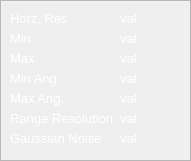
    <widget class="QFrame" name="ultrasound_frame">
     <property name="geometry">
      <rect>
       <x>560</x>
       <y>170</y>
       <width>191</width>
       <height>161</height>
      </rect>
     </property>
     <property name="frameShape">
      <enum>QFrame::StyledPanel</enum>
     </property>
     <property name="frameShadow">
      <enum>QFrame::Raised</enum>
     </property>
     <widget class="QLabel" name="label_39">
      <property name="geometry">
       <rect>
        <x>10</x>
        <y>10</y>
        <width>71</width>
        <height>17</height>
       </rect>
      </property>
      <property name="font">
       <font>
        <pointsize>10</pointsize>
       </font>
      </property>
      <property name="styleSheet">
       <string notr="true">color: rgb(255, 255, 255);</string>
      </property>
      <property name="text">
       <string>Horz. Res</string>
      </property>
     </widget>
     <widget class="QLabel" name="label_40">
      <property name="geometry">
       <rect>
        <x>10</x>
        <y>70</y>
        <width>71</width>
        <height>17</height>
       </rect>
      </property>
      <property name="font">
       <font>
        <pointsize>10</pointsize>
       </font>
      </property>
      <property name="styleSheet">
       <string notr="true">color: rgb(255, 255, 255);</string>
      </property>
      <property name="text">
       <string>Min Ang.</string>
      </property>
     </widget>
     <widget class="QLabel" name="label_41">
      <property name="geometry">
       <rect>
        <x>10</x>
        <y>90</y>
        <width>71</width>
        <height>17</height>
       </rect>
      </property>
      <property name="font">
       <font>
        <pointsize>10</pointsize>
       </font>
      </property>
      <property name="styleSheet">
       <string notr="true">color: rgb(255, 255, 255);</string>
      </property>
      <property name="text">
       <string>Max Ang.</string>
      </property>
     </widget>
     <widget class="QLabel" name="label_42">
      <property name="geometry">
       <rect>
        <x>10</x>
        <y>50</y>
        <width>71</width>
        <height>17</height>
       </rect>
      </property>
      <property name="font">
       <font>
        <pointsize>10</pointsize>
       </font>
      </property>
      <property name="styleSheet">
       <string notr="true">color: rgb(255, 255, 255);</string>
      </property>
      <property name="text">
       <string>Max</string>
      </property>
     </widget>
     <widget class="QLabel" name="label_43">
      <property name="geometry">
       <rect>
        <x>10</x>
        <y>30</y>
        <width>71</width>
        <height>17</height>
       </rect>
      </property>
      <property name="font">
       <font>
        <pointsize>10</pointsize>
       </font>
      </property>
      <property name="styleSheet">
       <string notr="true">color: rgb(255, 255, 255);</string>
      </property>
      <property name="text">
       <string>Min</string>
      </property>
     </widget>
     <widget class="QLabel" name="label_44">
      <property name="geometry">
       <rect>
        <x>10</x>
        <y>110</y>
        <width>131</width>
        <height>17</height>
       </rect>
      </property>
      <property name="font">
       <font>
        <pointsize>10</pointsize>
       </font>
      </property>
      <property name="styleSheet">
       <string notr="true">color: rgb(255, 255, 255);</string>
      </property>
      <property name="text">
       <string>Range Resolution</string>
      </property>
     </widget>
     <widget class="QLabel" name="sonar_range_res">
      <property name="geometry">
       <rect>
        <x>120</x>
        <y>110</y>
        <width>60</width>
        <height>17</height>
       </rect>
      </property>
      <property name="font">
       <font>
        <pointsize>10</pointsize>
       </font>
      </property>
      <property name="styleSheet">
       <string notr="true">color: rgb(255, 255, 255);</string>
      </property>
      <property name="text">
       <string>val</string>
      </property>
     </widget>
     <widget class="QLabel" name="sonar_max_angle">
      <property name="geometry">
       <rect>
        <x>120</x>
        <y>90</y>
        <width>60</width>
        <height>17</height>
       </rect>
      </property>
      <property name="font">
       <font>
        <pointsize>10</pointsize>
       </font>
      </property>
      <property name="styleSheet">
       <string notr="true">color: rgb(255, 255, 255);</string>
      </property>
      <property name="text">
       <string>val</string>
      </property>
     </widget>
     <widget class="QLabel" name="sonar_min_angle">
      <property name="geometry">
       <rect>
        <x>120</x>
        <y>70</y>
        <width>60</width>
        <height>17</height>
       </rect>
      </property>
      <property name="font">
       <font>
        <pointsize>10</pointsize>
       </font>
      </property>
      <property name="styleSheet">
       <string notr="true">color: rgb(255, 255, 255);</string>
      </property>
      <property name="text">
       <string>val</string>
      </property>
     </widget>
     <widget class="QLabel" name="sonar_max">
      <property name="geometry">
       <rect>
        <x>120</x>
        <y>50</y>
        <width>60</width>
        <height>17</height>
       </rect>
      </property>
      <property name="font">
       <font>
        <pointsize>10</pointsize>
       </font>
      </property>
      <property name="styleSheet">
       <string notr="true">color: rgb(255, 255, 255);</string>
      </property>
      <property name="text">
       <string>val</string>
      </property>
     </widget>
     <widget class="QLabel" name="sonar_min">
      <property name="geometry">
       <rect>
        <x>120</x>
        <y>30</y>
        <width>60</width>
        <height>17</height>
       </rect>
      </property>
      <property name="font">
       <font>
        <pointsize>10</pointsize>
       </font>
      </property>
      <property name="styleSheet">
       <string notr="true">color: rgb(255, 255, 255);</string>
      </property>
      <property name="text">
       <string>val</string>
      </property>
     </widget>
     <widget class="QLabel" name="sonar_horz_res">
      <property name="geometry">
       <rect>
        <x>120</x>
        <y>10</y>
        <width>60</width>
        <height>17</height>
       </rect>
      </property>
      <property name="font">
       <font>
        <pointsize>10</pointsize>
       </font>
      </property>
      <property name="styleSheet">
       <string notr="true">color: rgb(255, 255, 255);</string>
      </property>
      <property name="text">
       <string>val</string>
      </property>
     </widget>
     <widget class="QLabel" name="label_65">
      <property name="geometry">
       <rect>
        <x>10</x>
        <y>130</y>
        <width>121</width>
        <height>17</height>
       </rect>
      </property>
      <property name="font">
       <font>
        <pointsize>10</pointsize>
       </font>
      </property>
      <property name="styleSheet">
       <string notr="true">color: rgb(255, 255, 255);</string>
      </property>
      <property name="text">
       <string>Gaussian Noise</string>
      </property>
     </widget>
     <widget class="QLabel" name="sonar_gaussian_noise">
      <property name="geometry">
       <rect>
        <x>120</x>
        <y>130</y>
        <width>60</width>
        <height>17</height>
       </rect>
      </property>
      <property name="font">
       <font>
        <pointsize>10</pointsize>
       </font>
      </property>
      <property name="styleSheet">
       <string notr="true">color: rgb(255, 255, 255);</string>
      </property>
      <property name="text">
       <string>val</string>
      </property>
     </widget>
    </widget>
